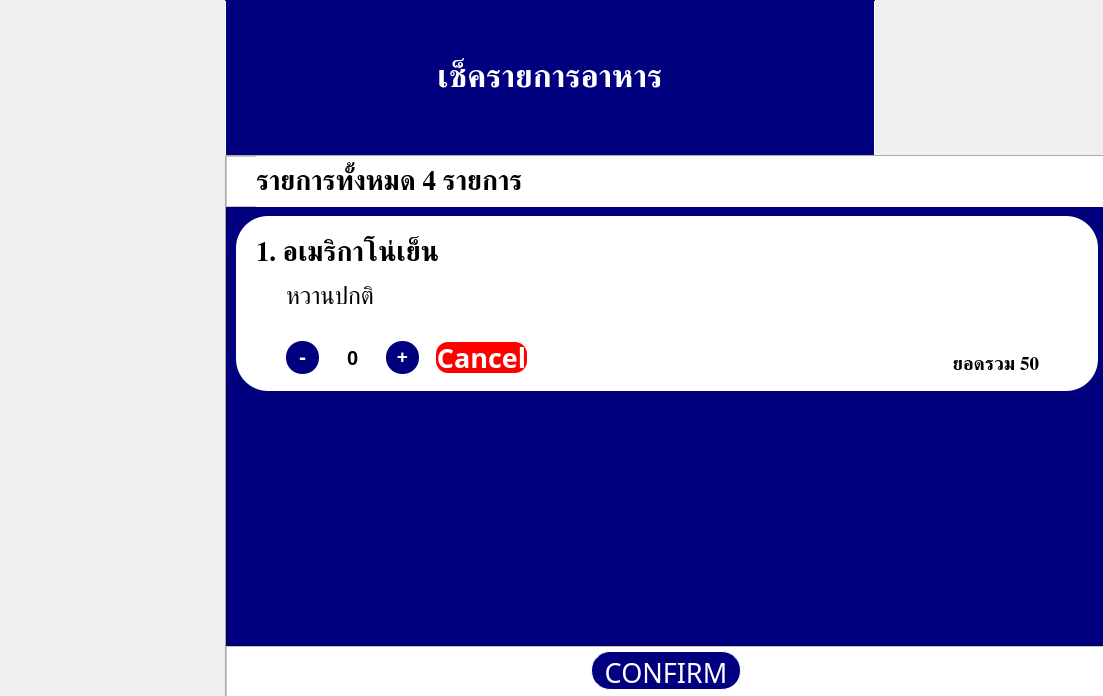
<?xml version="1.0" encoding="UTF-8"?>
<ui version="4.0">
 <class>MainWindow</class>
 <widget class="QMainWindow" name="MainWindow">
  <property name="geometry">
   <rect>
    <x>0</x>
    <y>0</y>
    <width>1103</width>
    <height>696</height>
   </rect>
  </property>
  <property name="windowTitle">
   <string>MainWindow</string>
  </property>
  <widget class="QWidget" name="centralwidget">
   <widget class="QTabWidget" name="menu_order">
    <property name="geometry">
     <rect>
      <x>225</x>
      <y>0</y>
      <width>881</width>
      <height>701</height>
     </rect>
    </property>
    <property name="font">
     <font>
      <family>DSN SukSaWat</family>
      <pointsize>24</pointsize>
      <weight>75</weight>
      <bold>true</bold>
     </font>
    </property>
    <property name="styleSheet">
     <string notr="true">::tab{
	background-color:rgb(0, 0, 127);
	border:1 solid rgb(0, 0, 127);
}


QTabBar::tab{
	width:648;
	height:153;
	margin:0;
	color:white;
}

QTabBar::tab:selected{
	border-left:0.5 solid rgb(255, 255, 255);
	border-right:0.5 solid rgb(255, 255, 255);
}

QWidget:pane{
	padding:-19;
}</string>
    </property>
    <property name="currentIndex">
     <number>0</number>
    </property>
    <widget class="QWidget" name="page_order">
     <attribute name="title">
      <string>เช็ครายการอาหาร</string>
     </attribute>
     <widget class="QScrollArea" name="listOrder">
      <property name="geometry">
       <rect>
        <x>20</x>
        <y>70</y>
        <width>882</width>
        <height>440</height>
       </rect>
      </property>
      <property name="sizePolicy">
       <sizepolicy hsizetype="Fixed" vsizetype="Expanding">
        <horstretch>0</horstretch>
        <verstretch>0</verstretch>
       </sizepolicy>
      </property>
      <property name="minimumSize">
       <size>
        <width>882</width>
        <height>440</height>
       </size>
      </property>
      <property name="maximumSize">
       <size>
        <width>882</width>
        <height>440</height>
       </size>
      </property>
      <property name="styleSheet">
       <string notr="true">background-color: rgb(0, 0, 127);</string>
      </property>
      <property name="verticalScrollBarPolicy">
       <enum>Qt::ScrollBarAlwaysOff</enum>
      </property>
      <property name="horizontalScrollBarPolicy">
       <enum>Qt::ScrollBarAlwaysOff</enum>
      </property>
      <property name="alignment">
       <set>Qt::AlignHCenter|Qt::AlignTop</set>
      </property>
      <widget class="QWidget" name="list_cf_order">
       <property name="geometry">
        <rect>
         <x>0</x>
         <y>0</y>
         <width>880</width>
         <height>193</height>
        </rect>
       </property>
       <property name="minimumSize">
        <size>
         <width>0</width>
         <height>193</height>
        </size>
       </property>
       <property name="styleSheet">
        <string notr="true">QFrame {
	background-color: rgb(255, 255, 255);
	border:0px;
	border-radius:32;
}</string>
       </property>
       <layout class="QVBoxLayout" name="verticalLayout_5">
        <item>
         <widget class="QFrame" name="cf_order">
          <property name="enabled">
           <bool>true</bool>
          </property>
          <property name="accessibleName">
           <string>listcoffee</string>
          </property>
          <property name="styleSheet">
           <string notr="true">background-color: rgb(255, 255, 255);</string>
          </property>
          <property name="frameShape">
           <enum>QFrame::StyledPanel</enum>
          </property>
          <property name="frameShadow">
           <enum>QFrame::Raised</enum>
          </property>
          <widget class="QLabel" name="name_order_list">
           <property name="geometry">
            <rect>
             <x>20</x>
             <y>20</y>
             <width>251</width>
             <height>33</height>
            </rect>
           </property>
           <property name="font">
            <font>
             <family>DSN Single</family>
             <pointsize>20</pointsize>
             <weight>75</weight>
             <bold>true</bold>
            </font>
           </property>
           <property name="text">
            <string>1. อเมริกาโน่เย็น</string>
           </property>
          </widget>
          <widget class="QLabel" name="textBath_order">
           <property name="geometry">
            <rect>
             <x>452</x>
             <y>130</y>
             <width>351</width>
             <height>35</height>
            </rect>
           </property>
           <property name="font">
            <font>
             <family>DSN PatPong Extend</family>
             <pointsize>14</pointsize>
             <weight>75</weight>
             <bold>true</bold>
            </font>
           </property>
           <property name="frameShape">
            <enum>QFrame::VLine</enum>
           </property>
           <property name="text">
            <string>ยอดรวม 50</string>
           </property>
           <property name="alignment">
            <set>Qt::AlignRight|Qt::AlignTrailing|Qt::AlignVCenter</set>
           </property>
          </widget>
          <widget class="QFrame" name="buttomOrder">
           <property name="geometry">
            <rect>
             <x>190</x>
             <y>115</y>
             <width>111</width>
             <height>51</height>
            </rect>
           </property>
           <property name="styleSheet">
            <string notr="true">QPushButton {
	border-radius:12px;
	border:0 solid;
	color:white;
}

QPushButton:selected {
	border:0 solid;
}</string>
           </property>
           <property name="frameShape">
            <enum>QFrame::StyledPanel</enum>
           </property>
           <property name="frameShadow">
            <enum>QFrame::Raised</enum>
           </property>
           <widget class="QPushButton" name="cancel_list_order">
            <property name="geometry">
             <rect>
              <x>10</x>
              <y>11</y>
              <width>91</width>
              <height>31</height>
             </rect>
            </property>
            <property name="font">
             <font>
              <family>DSN Katreeya</family>
              <pointsize>20</pointsize>
              <weight>75</weight>
              <bold>true</bold>
             </font>
            </property>
            <property name="styleSheet">
             <string notr="true">* {
	background-color: rgb(255, 0, 0);
	
}

* :pressed{
	border-left:1px solid red;
	border-bottom:1px solid red;
	background-color: qlineargradient(spread:reflect, x1:0.5, y1:0.534091, x2:0.142, y2:0.0284091, stop:0 rgba(255, 0, 0, 255), stop:1 rgba(255, 140, 140, 255))
}</string>
            </property>
            <property name="text">
             <string>Cancel</string>
            </property>
           </widget>
          </widget>
          <widget class="QFrame" name="numOrder">
           <property name="geometry">
            <rect>
             <x>40</x>
             <y>115</y>
             <width>151</width>
             <height>51</height>
            </rect>
           </property>
           <property name="styleSheet">
            <string notr="true">QPushButton {
	border-radius:16px;
	border:0 solid;
	color:white;
	padding-bottom:3px;
	background-color:rgb(0, 0, 127);
}

QPushButton:pressed {
	padding-left:2px;
	padding-bottom:5px;
	background-color:rgb(0, 0, 255);
}</string>
           </property>
           <property name="frameShape">
            <enum>QFrame::StyledPanel</enum>
           </property>
           <property name="frameShadow">
            <enum>QFrame::Raised</enum>
           </property>
           <widget class="QPushButton" name="positive_order">
            <property name="geometry">
             <rect>
              <x>110</x>
              <y>10</y>
              <width>33</width>
              <height>33</height>
             </rect>
            </property>
            <property name="font">
             <font>
              <pointsize>14</pointsize>
              <weight>75</weight>
              <bold>true</bold>
             </font>
            </property>
            <property name="text">
             <string>+</string>
            </property>
           </widget>
           <widget class="QPushButton" name="negative_order">
            <property name="geometry">
             <rect>
              <x>10</x>
              <y>10</y>
              <width>33</width>
              <height>33</height>
             </rect>
            </property>
            <property name="font">
             <font>
              <pointsize>16</pointsize>
              <weight>75</weight>
              <bold>true</bold>
             </font>
            </property>
            <property name="text">
             <string>-</string>
            </property>
           </widget>
           <widget class="QLineEdit" name="qty_order">
            <property name="geometry">
             <rect>
              <x>52</x>
              <y>10</y>
              <width>51</width>
              <height>33</height>
             </rect>
            </property>
            <property name="font">
             <font>
              <pointsize>15</pointsize>
              <weight>75</weight>
              <bold>true</bold>
             </font>
            </property>
            <property name="styleSheet">
             <string notr="true">* {
	border:0;
}</string>
            </property>
            <property name="text">
             <string>0</string>
            </property>
            <property name="alignment">
             <set>Qt::AlignCenter</set>
            </property>
           </widget>
          </widget>
          <widget class="QLabel" name="iconBathOrder">
           <property name="geometry">
            <rect>
             <x>810</x>
             <y>128</y>
             <width>35</width>
             <height>35</height>
            </rect>
           </property>
           <property name="font">
            <font>
             <pointsize>5</pointsize>
            </font>
           </property>
           <property name="text">
            <string/>
           </property>
           <property name="pixmap">
            <pixmap>Bath.png</pixmap>
           </property>
           <property name="scaledContents">
            <bool>true</bool>
           </property>
           <property name="alignment">
            <set>Qt::AlignCenter</set>
           </property>
          </widget>
          <widget class="QLabel" name="imgOrder">
           <property name="geometry">
            <rect>
             <x>730</x>
             <y>10</y>
             <width>111</width>
             <height>111</height>
            </rect>
           </property>
           <property name="styleSheet">
            <string notr="true">* {
	border:1px solid white;
	border-radius:20;
}</string>
           </property>
           <property name="inputMethodHints">
            <set>Qt::ImhNone</set>
           </property>
           <property name="pixmap">
            <pixmap>esIce.jpg</pixmap>
           </property>
           <property name="scaledContents">
            <bool>true</bool>
           </property>
          </widget>
          <widget class="QLabel" name="type_order">
           <property name="geometry">
            <rect>
             <x>50</x>
             <y>50</y>
             <width>311</width>
             <height>61</height>
            </rect>
           </property>
           <property name="font">
            <font>
             <family>DSN Single</family>
             <pointsize>18</pointsize>
            </font>
           </property>
           <property name="text">
            <string>หวานปกติ</string>
           </property>
          </widget>
         </widget>
        </item>
       </layout>
      </widget>
     </widget>
     <widget class="QFrame" name="headerOrder">
      <property name="geometry">
       <rect>
        <x>20</x>
        <y>20</y>
        <width>881</width>
        <height>51</height>
       </rect>
      </property>
      <property name="styleSheet">
       <string notr="true">* {
	
	background-color: rgb(255, 255, 255);
}</string>
      </property>
      <property name="frameShape">
       <enum>QFrame::StyledPanel</enum>
      </property>
      <property name="frameShadow">
       <enum>QFrame::Raised</enum>
      </property>
      <widget class="QLabel" name="TextHeaderOrder">
       <property name="geometry">
        <rect>
         <x>30</x>
         <y>0</y>
         <width>851</width>
         <height>51</height>
        </rect>
       </property>
       <property name="font">
        <font>
         <family>DSN PreeCha</family>
         <pointsize>20</pointsize>
         <weight>75</weight>
         <bold>true</bold>
        </font>
       </property>
       <property name="text">
        <string>รายการทั้งหมด 4 รายการ</string>
       </property>
      </widget>
     </widget>
     <widget class="QFrame" name="btPageOrder">
      <property name="geometry">
       <rect>
        <x>20</x>
        <y>510</y>
        <width>881</width>
        <height>51</height>
       </rect>
      </property>
      <property name="styleSheet">
       <string notr="true">background-color: rgb(255, 255, 255);</string>
      </property>
      <property name="frameShape">
       <enum>QFrame::StyledPanel</enum>
      </property>
      <property name="frameShadow">
       <enum>QFrame::Raised</enum>
      </property>
      <widget class="QPushButton" name="confirmOrder">
       <property name="geometry">
        <rect>
         <x>365</x>
         <y>5</y>
         <width>150</width>
         <height>39</height>
        </rect>
       </property>
       <property name="font">
        <font>
         <family>DSN SukSaWat</family>
         <pointsize>20</pointsize>
        </font>
       </property>
       <property name="styleSheet">
        <string notr="true">* {
	border:1 solid white;
	border-radius:19px;
	color:white;
	background-color: rgb(0, 0, 127);
	padding-top:4;
}

* :pressed{
	background-color: qlineargradient(spread:reflect, x1:0.5, y1:0.534091, x2:0, y2:0, stop:0 rgba(0, 0, 127, 255), stop:1 rgba(137, 137, 196, 255));
	padding-left:3;
}</string>
       </property>
       <property name="text">
        <string>CONFIRM</string>
       </property>
      </widget>
     </widget>
    </widget>
   </widget>
  </widget>
 </widget>
 <resources/>
 <connections/>
</ui>
